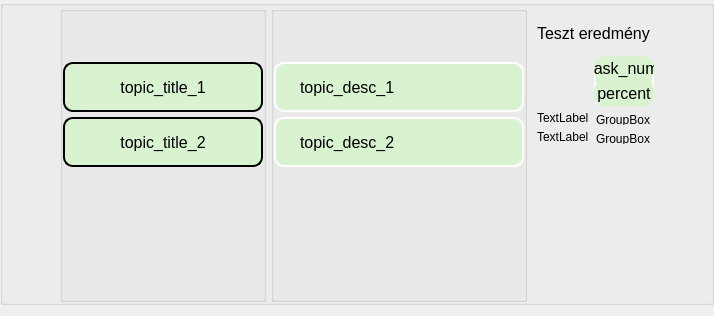
         <widget class="QWidget" name="topic_list_scroll_area_contents_1">
          <property name="geometry">
           <rect>
            <x>0</x>
            <y>0</y>
            <width>714</width>
            <height>316</height>
           </rect>
          </property>
          <layout class="QHBoxLayout" name="topic_list_scroll_area_horizontal_layout_1">
           <property name="spacing">
            <number>0</number>
           </property>
           <property name="leftMargin">
            <number>0</number>
           </property>
           <property name="topMargin">
            <number>0</number>
           </property>
           <property name="rightMargin">
            <number>0</number>
           </property>
           <item>
            <widget class="QGroupBox" name="topic_group_box_1">
             <property name="sizePolicy">
              <sizepolicy hsizetype="Expanding" vsizetype="Expanding">
               <horstretch>0</horstretch>
               <verstretch>0</verstretch>
              </sizepolicy>
             </property>
             <property name="title">
              <string/>
             </property>
             <layout class="QHBoxLayout" name="topic_vertical_layout">
              <property name="spacing">
               <number>5</number>
              </property>
              <property name="leftMargin">
               <number>0</number>
              </property>
              <property name="topMargin">
               <number>0</number>
              </property>
              <property name="rightMargin">
               <number>0</number>
              </property>
              <property name="bottomMargin">
               <number>0</number>
              </property>
              <item>
               <spacer name="horizontalSpacer_1_1">
                <property name="orientation">
                 <enum>Qt::Horizontal</enum>
                </property>
                <property name="sizeHint" stdset="0">
                 <size>
                  <width>107</width>
                  <height>20</height>
                 </size>
                </property>
               </spacer>
              </item>
              <item>
               <widget class="QGroupBox" name="topic_title_group_box_1">
                <property name="sizePolicy">
                 <sizepolicy hsizetype="Maximum" vsizetype="Preferred">
                  <horstretch>0</horstretch>
                  <verstretch>0</verstretch>
                 </sizepolicy>
                </property>
                <property name="title">
                 <string/>
                </property>
                <layout class="QFormLayout" name="topic_title_form_layout_1">
                 <property name="horizontalSpacing">
                  <number>0</number>
                 </property>
                 <property name="verticalSpacing">
                  <number>5</number>
                 </property>
                 <property name="leftMargin">
                  <number>0</number>
                 </property>
                 <property name="topMargin">
                  <number>0</number>
                 </property>
                 <property name="rightMargin">
                  <number>0</number>
                 </property>
                 <property name="bottomMargin">
                  <number>0</number>
                 </property>
                 <item row="0" column="0">
                  <spacer name="verticalSpacer_1_3">
                   <property name="orientation">
                    <enum>Qt::Vertical</enum>
                   </property>
                   <property name="sizeType">
                    <enum>QSizePolicy::Fixed</enum>
                   </property>
                   <property name="sizeHint" stdset="0">
                    <size>
                     <width>20</width>
                     <height>45</height>
                    </size>
                   </property>
                  </spacer>
                 </item>
                 <item row="2" column="0" colspan="2">
                  <widget class="QPushButton" name="topic_title_btn_1_2">
                   <property name="sizePolicy">
                    <sizepolicy hsizetype="Expanding" vsizetype="Fixed">
                     <horstretch>0</horstretch>
                     <verstretch>0</verstretch>
                    </sizepolicy>
                   </property>
                   <property name="minimumSize">
                    <size>
                     <width>200</width>
                     <height>50</height>
                    </size>
                   </property>
                   <property name="maximumSize">
                    <size>
                     <width>16777215</width>
                     <height>50</height>
                    </size>
                   </property>
                   <property name="font">
                    <font>
                     <pointsize>12</pointsize>
                    </font>
                   </property>
                   <property name="cursor">
                    <cursorShape>PointingHandCursor</cursorShape>
                   </property>
                   <property name="styleSheet">
                    <string notr="true">background-color: #D9F2D0; border: 2px solid black; border-radius:10; padding-left:20px;padding-right:20px</string>
                   </property>
                   <property name="text">
                    <string>topic_title_2</string>
                   </property>
                  </widget>
                 </item>
                 <item row="1" column="0" colspan="2">
                  <widget class="QPushButton" name="topic_title_btn_1_1">
                   <property name="sizePolicy">
                    <sizepolicy hsizetype="Expanding" vsizetype="Fixed">
                     <horstretch>0</horstretch>
                     <verstretch>0</verstretch>
                    </sizepolicy>
                   </property>
                   <property name="minimumSize">
                    <size>
                     <width>200</width>
                     <height>50</height>
                    </size>
                   </property>
                   <property name="maximumSize">
                    <size>
                     <width>16777215</width>
                     <height>50</height>
                    </size>
                   </property>
                   <property name="font">
                    <font>
                     <pointsize>12</pointsize>
                    </font>
                   </property>
                   <property name="cursor">
                    <cursorShape>PointingHandCursor</cursorShape>
                   </property>
                   <property name="toolTip">
                    <string/>
                   </property>
                   <property name="layoutDirection">
                    <enum>Qt::LeftToRight</enum>
                   </property>
                   <property name="autoFillBackground">
                    <bool>false</bool>
                   </property>
                   <property name="styleSheet">
                    <string notr="true">background-color: #D9F2D0; border: 2px solid black; border-radius:10; padding-left:20px;padding-right:20px</string>
                   </property>
                   <property name="text">
                    <string>topic_title_1</string>
                   </property>
                  </widget>
                 </item>
                </layout>
               </widget>
              </item>
              <item>
               <widget class="QGroupBox" name="topic_desc_group_box_1">
                <property name="sizePolicy">
                 <sizepolicy hsizetype="Maximum" vsizetype="Preferred">
                  <horstretch>0</horstretch>
                  <verstretch>0</verstretch>
                 </sizepolicy>
                </property>
                <property name="title">
                 <string/>
                </property>
                <layout class="QFormLayout" name="topic_desc_form_layout">
                 <property name="horizontalSpacing">
                  <number>0</number>
                 </property>
                 <property name="verticalSpacing">
                  <number>5</number>
                 </property>
                 <property name="leftMargin">
                  <number>0</number>
                 </property>
                 <property name="topMargin">
                  <number>0</number>
                 </property>
                 <property name="rightMargin">
                  <number>0</number>
                 </property>
                 <property name="bottomMargin">
                  <number>0</number>
                 </property>
                 <item row="0" column="0" colspan="2">
                  <spacer name="verticalSpacer">
                   <property name="orientation">
                    <enum>Qt::Vertical</enum>
                   </property>
                   <property name="sizeType">
                    <enum>QSizePolicy::Fixed</enum>
                   </property>
                   <property name="sizeHint" stdset="0">
                    <size>
                     <width>20</width>
                     <height>45</height>
                    </size>
                   </property>
                  </spacer>
                 </item>
                 <item row="1" column="0" colspan="2">
                  <widget class="QLabel" name="topic_desc_label_1_1">
                   <property name="sizePolicy">
                    <sizepolicy hsizetype="Expanding" vsizetype="Fixed">
                     <horstretch>0</horstretch>
                     <verstretch>0</verstretch>
                    </sizepolicy>
                   </property>
                   <property name="minimumSize">
                    <size>
                     <width>250</width>
                     <height>50</height>
                    </size>
                   </property>
                   <property name="maximumSize">
                    <size>
                     <width>16777215</width>
                     <height>50</height>
                    </size>
                   </property>
                   <property name="font">
                    <font>
                     <pointsize>12</pointsize>
                    </font>
                   </property>
                   <property name="styleSheet">
                    <string notr="true">background-color: #D9F2D0; border: 2px solid white; border-radius:10; padding-left:20px;padding-right:20px</string>
                   </property>
                   <property name="text">
                    <string>topic_desc_1</string>
                   </property>
                   <property name="wordWrap">
                    <bool>true</bool>
                   </property>
                  </widget>
                 </item>
                 <item row="2" column="0" colspan="2">
                  <widget class="QLabel" name="topic_desc_label_1_2">
                   <property name="sizePolicy">
                    <sizepolicy hsizetype="Expanding" vsizetype="Fixed">
                     <horstretch>0</horstretch>
                     <verstretch>0</verstretch>
                    </sizepolicy>
                   </property>
                   <property name="minimumSize">
                    <size>
                     <width>250</width>
                     <height>50</height>
                    </size>
                   </property>
                   <property name="maximumSize">
                    <size>
                     <width>16777215</width>
                     <height>50</height>
                    </size>
                   </property>
                   <property name="font">
                    <font>
                     <pointsize>12</pointsize>
                    </font>
                   </property>
                   <property name="styleSheet">
                    <string notr="true">background-color: #D9F2D0; border: 2px solid white; border-radius:10; padding-left:20px;padding-right:20px</string>
                   </property>
                   <property name="text">
                    <string>topic_desc_2</string>
                   </property>
                   <property name="wordWrap">
                    <bool>true</bool>
                   </property>
                  </widget>
                 </item>
                </layout>
               </widget>
              </item>
              <item>
               <widget class="QGroupBox" name="topic_result_group_box_1">
                <property name="sizePolicy">
                 <sizepolicy hsizetype="Maximum" vsizetype="Preferred">
                  <horstretch>0</horstretch>
                  <verstretch>0</verstretch>
                 </sizepolicy>
                </property>
                <property name="minimumSize">
                 <size>
                  <width>0</width>
                  <height>50</height>
                 </size>
                </property>
                <property name="styleSheet">
                 <string notr="true">border:none</string>
                </property>
                <property name="title">
                 <string/>
                </property>
                <layout class="QFormLayout" name="topic_result_form_layout_1">
                 <property name="horizontalSpacing">
                  <number>5</number>
                 </property>
                 <property name="verticalSpacing">
                  <number>5</number>
                 </property>
                 <property name="leftMargin">
                  <number>5</number>
                 </property>
                 <property name="topMargin">
                  <number>10</number>
                 </property>
                 <property name="rightMargin">
                  <number>0</number>
                 </property>
                 <property name="bottomMargin">
                  <number>0</number>
                 </property>
                 <item row="3" column="0">
                  <widget class="QLabel" name="finished_icon_label_1_1">
                   <property name="sizePolicy">
                    <sizepolicy hsizetype="Fixed" vsizetype="Fixed">
                     <horstretch>0</horstretch>
                     <verstretch>0</verstretch>
                    </sizepolicy>
                   </property>
                   <property name="minimumSize">
                    <size>
                     <width>50</width>
                     <height>50</height>
                    </size>
                   </property>
                   <property name="maximumSize">
                    <size>
                     <width>50</width>
                     <height>50</height>
                    </size>
                   </property>
                   <property name="styleSheet">
                    <string notr="true"/>
                   </property>
                   <property name="text">
                    <string/>
                   </property>
                  </widget>
                 </item>
                 <item row="3" column="1">
                  <widget class="QGroupBox" name="test_result_group_box_1">
                   <property name="sizePolicy">
                    <sizepolicy hsizetype="Preferred" vsizetype="Maximum">
                     <horstretch>0</horstretch>
                     <verstretch>0</verstretch>
                    </sizepolicy>
                   </property>
                   <property name="minimumSize">
                    <size>
                     <width>60</width>
                     <height>50</height>
                    </size>
                   </property>
                   <property name="maximumSize">
                    <size>
                     <width>16777215</width>
                     <height>50</height>
                    </size>
                   </property>
                   <property name="styleSheet">
                    <string notr="true">background-color: #D9F2D0; border: 2px solid white; border-radius:10;</string>
                   </property>
                   <property name="title">
                    <string/>
                   </property>
                   <layout class="QVBoxLayout" name="result_vertical_layout_1">
                    <property name="spacing">
                     <number>0</number>
                    </property>
                    <property name="leftMargin">
                     <number>0</number>
                    </property>
                    <property name="topMargin">
                     <number>0</number>
                    </property>
                    <property name="rightMargin">
                     <number>0</number>
                    </property>
                    <property name="bottomMargin">
                     <number>0</number>
                    </property>
                    <item>
                     <widget class="QLabel" name="task_number_label_1_1">
                      <property name="sizePolicy">
                       <sizepolicy hsizetype="MinimumExpanding" vsizetype="MinimumExpanding">
                        <horstretch>0</horstretch>
                        <verstretch>0</verstretch>
                       </sizepolicy>
                      </property>
                      <property name="font">
                       <font>
                        <pointsize>12</pointsize>
                       </font>
                      </property>
                      <property name="styleSheet">
                       <string notr="true">border:none</string>
                      </property>
                      <property name="text">
                       <string>task_num</string>
                      </property>
                      <property name="alignment">
                       <set>Qt::AlignCenter</set>
                      </property>
                     </widget>
                    </item>
                    <item>
                     <widget class="QLabel" name="test_percent_label_1_1">
                      <property name="sizePolicy">
                       <sizepolicy hsizetype="MinimumExpanding" vsizetype="MinimumExpanding">
                        <horstretch>0</horstretch>
                        <verstretch>0</verstretch>
                       </sizepolicy>
                      </property>
                      <property name="font">
                       <font>
                        <pointsize>12</pointsize>
                       </font>
                      </property>
                      <property name="styleSheet">
                       <string notr="true">border:none</string>
                      </property>
                      <property name="text">
                       <string>percent</string>
                      </property>
                      <property name="alignment">
                       <set>Qt::AlignCenter</set>
                      </property>
                     </widget>
                    </item>
                   </layout>
                  </widget>
                 </item>
                 <item row="4" column="0">
                  <widget class="QLabel" name="label">
                   <property name="text">
                    <string>TextLabel</string>
                   </property>
                  </widget>
                 </item>
                 <item row="4" column="1">
                  <widget class="QGroupBox" name="groupBox">
                   <property name="title">
                    <string>GroupBox</string>
                   </property>
                  </widget>
                 </item>
                 <item row="5" column="0">
                  <widget class="QLabel" name="label_2">
                   <property name="text">
                    <string>TextLabel</string>
                   </property>
                  </widget>
                 </item>
                 <item row="5" column="1">
                  <widget class="QGroupBox" name="groupBox_2">
                   <property name="title">
                    <string>GroupBox</string>
                   </property>
                  </widget>
                 </item>
                 <item row="0" column="0" colspan="2">
                  <widget class="QLabel" name="test_result_label_1">
                   <property name="sizePolicy">
                    <sizepolicy hsizetype="Maximum" vsizetype="Preferred">
                     <horstretch>0</horstretch>
                     <verstretch>0</verstretch>
                    </sizepolicy>
                   </property>
                   <property name="minimumSize">
                    <size>
                     <width>75</width>
                     <height>35</height>
                    </size>
                   </property>
                   <property name="font">
                    <font>
                     <pointsize>12</pointsize>
                    </font>
                   </property>
                   <property name="styleSheet">
                    <string notr="true"/>
                   </property>
                   <property name="text">
                    <string>Teszt eredmény</string>
                   </property>
                  </widget>
                 </item>
                </layout>
               </widget>
              </item>
              <item>
               <spacer name="horizontalSpacer_1_2">
                <property name="orientation">
                 <enum>Qt::Horizontal</enum>
                </property>
                <property name="sizeHint" stdset="0">
                 <size>
                  <width>107</width>
                  <height>20</height>
                 </size>
                </property>
               </spacer>
              </item>
             </layout>
            </widget>
           </item>
          </layout>
         </widget>
